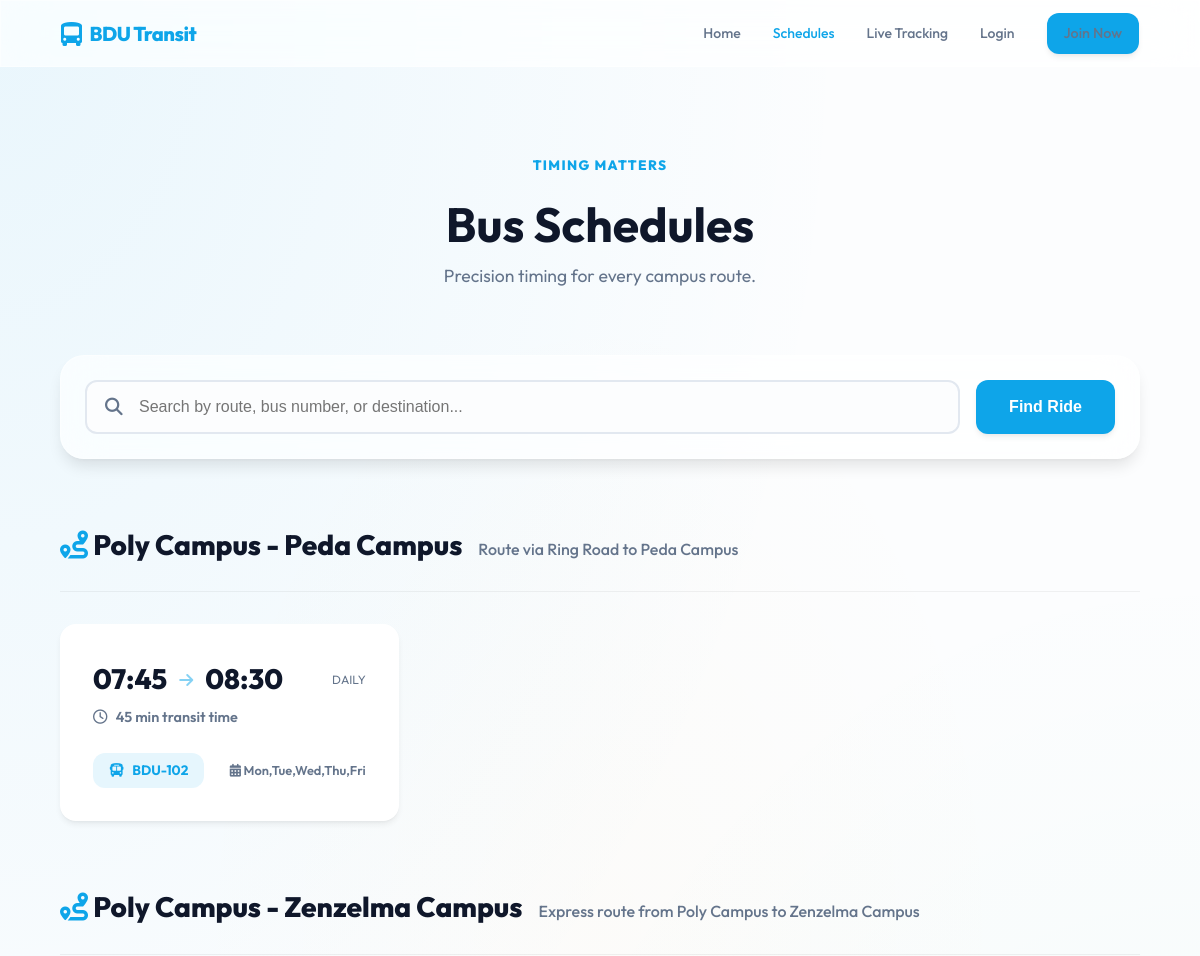
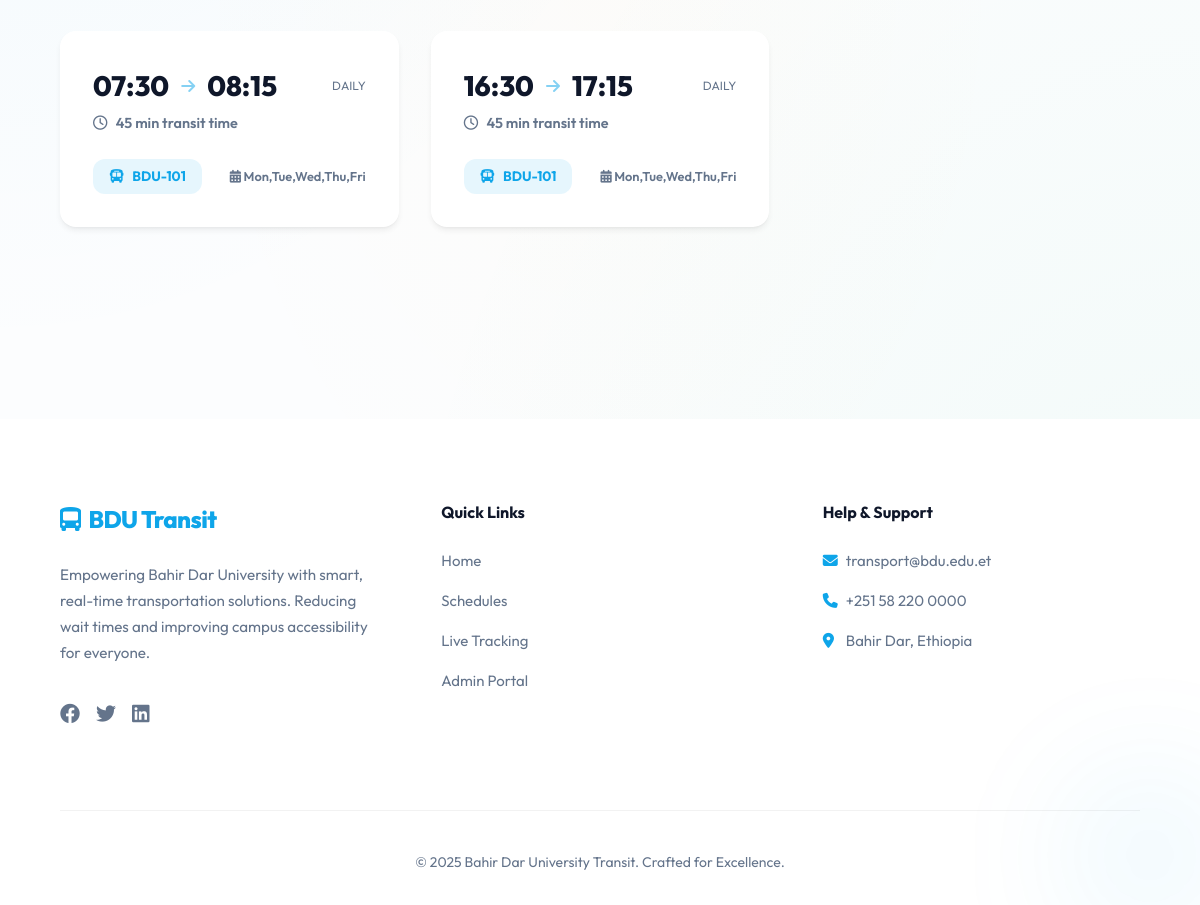
Page /schedules.php on the committed database (2 pictures, top to bottom).
### tables this page shows
CREATE TABLE `schedules` (
  `schedule_id` int(11) NOT NULL AUTO_INCREMENT,
  `bus_id` int(11) NOT NULL,
  `route_id` int(11) NOT NULL,
  `direction` enum('outbound','inbound') DEFAULT 'outbound',
  `departure_time` time NOT NULL,
  `arrival_time` time DEFAULT NULL,  
  `operating_days` varchar(50) DEFAULT 'Mon,Tue,Wed,Thu,Fri',  
  PRIMARY KEY (`schedule_id`),
  FOREIGN KEY (`bus_id`) REFERENCES `buses` (`bus_id`) ON DELETE CASCADE,
  FOREIGN KEY (`route_id`) REFERENCES `routes` (`route_id`) ON DELETE CASCADE
);

CREATE TABLE `buses` (
  `bus_id` int(11) NOT NULL AUTO_INCREMENT,
  `bus_number` varchar(20) NOT NULL,  
  `driver_name` varchar(100) DEFAULT NULL,
  `driver_contact` varchar(20) DEFAULT NULL,
  `capacity` int(11) DEFAULT 50,
  `status` enum('active','maintenance','inactive') DEFAULT 'active',
  PRIMARY KEY (`bus_id`),
  UNIQUE KEY `bus_number` (`bus_number`)
);

### schedules.php (the view, shortened to what this page needs)
<?php
require_once 'includes/header.php';
try {
    $sql = "SELECT s.*, b.bus_number, r.route_name, r.description as route_desc
            FROM schedules s
            JOIN buses b ON s.bus_id = b.bus_id
            JOIN routes r ON s.route_id = r.route_id
            ORDER BY r.route_name, s.departure_time";
    $stmt = $pdo->query($sql);
    $all_schedules = $stmt->fetchAll();
    $grouped_schedules = [];
    foreach ($all_schedules as $row) {
        $grouped_schedules[$row['route_name']]['desc'] = $row['route_desc'];
        $grouped_schedules[$row['route_name']]['trips'][] = $row;
    }
} catch (PDOException $e) {
    $error = "Error fetching schedules: " . $e->getMessage();
}
?>
    <div class="container" style="margin-top: 120px; min-height: 80vh;">
        <header style="text-align: center; margin-bottom: 4rem;">
            <span style="color: var(--primary-color); font-weight: 800; text-transform: uppercase; font-size: 0.85rem; letter-spacing: 0.1em;">Timing Matters</span>
            <h1 style="font-size: 3rem; font-family: 'Outfit'; margin-top: 0.5rem;">Bus Schedules</h1>
            <p style="color: var(--text-muted); font-size: 1.1rem;">Precision timing for every campus route.</p>
        </header>
        <div class="search-container glass" style="margin-bottom: 4rem; padding: 1.5rem; border-radius: var(--radius-xl); display: flex; gap: 1rem; box-shadow: var(--shadow-lg);">
            <div style="position: relative; flex: 1;">
                <i class="fas fa-search" style="position: absolute; left: 1.25rem; top: 50%; transform: translateY(-50%); color: var(--text-muted); font-size: 1.1rem;"></i>
                <input type="text" id="scheduleSearch" placeholder="Search by route, bus number, or destination..."
                    style="width: 100%; padding: 1rem 1.25rem 1rem 3.25rem; border-radius: var(--radius-md); border: 2px solid #e2e8f0; background: var(--bg-main); color: var(--text-main); font-size: 1rem; transition: var(--transition);">
            </div>
            <button class="btn btn-primary" style="padding: 0 2rem; font-size: 1rem;" onclick="filterSchedules()">Find Ride</button>
        </div>
        <?php foreach ($grouped_schedules as $route_name => $data): ?>
            <div class="route-section">
                <div style="display: flex; align-items: baseline; gap: 1rem; margin-bottom: 2rem; border-bottom: 1px solid rgba(0,0,0,0.05); padding-bottom: 1.5rem;">
                    <h2 style="font-size: 1.75rem; font-weight: 800; font-family: 'Outfit'; color: var(--text-main);">
                        <i class="fas fa-route" style="color: var(--primary-color);"></i> <?php echo htmlspecialchars($route_name); ?>
                    </h2>
                    <p style="color: var(--text-muted); font-weight: 500; font-size: 1rem;"><?php echo htmlspecialchars($data['desc']); ?></p>
                </div>
                <div class="schedule-grid">
                    <?php foreach ($data['trips'] as $trip): ?>
                        <div class="trip-card">
                            <div class="time-display">
                                <?php echo date('H:i', strtotime($trip['departure_time'])); ?>
                                <i class="fas fa-arrow-right" style="font-size: 1rem; color: var(--primary-color); opacity: 0.5;"></i>
                                <?php echo $trip['arrival_time'] ? date('H:i', strtotime($trip['arrival_time'])) : '--:--'; ?>
                                <span style="font-size: 0.75rem; color: var(--text-muted); font-weight: 400; margin-left: auto;">DAILY</span>
                            </div>
                            <div class="duration">
                                <i class="far fa-clock"></i> &nbsp;
                                <?php
                                if ($trip['arrival_time']) {
                                    $start = new DateTime($trip['departure_time']);
                                    $end = new DateTime($trip['arrival_time']);
                                    echo $start->diff($end)->format('%i min') . " transit time";
                                } else {
                                    echo "Estimated arrival";
                                }
                                ?>
                            </div>
                            <div style="display: flex; align-items: center; justify-content: space-between;">
                                <div class="bus-badge">
                                    <i class="fas fa-bus"></i> <?php echo htmlspecialchars($trip['bus_number']); ?>
                                </div>
                                <div style="margin-top: 1.5rem; font-size: 0.8rem; color: var(--text-muted); font-weight: 600;">
                                    <i class="fas fa-calendar-alt"></i> <?php echo htmlspecialchars($trip['operating_days']); ?>
                                </div>
                            </div>
                        </div>
                    <?php endforeach; ?>
                </div>
            </div>
        <?php endforeach; ?>
    </div>
<?php require_once 'includes/footer.php'; ?>

### includes/header.php (shortened to what this page needs)
<?php
$current_page = basename($_SERVER['PHP_SELF']);
?>
<!DOCTYPE html>
<html lang="en">
<head>
    <link rel="stylesheet" href="https://cdnjs.cloudflare.com/ajax/libs/font-awesome/6.4.0/css/all.min.css">
    <link rel="stylesheet" href="assets/css/style.css">
</head>
<body>
    <nav class="navbar glass">
        <a href="index.php" class="logo">
            <i class="fas fa-bus-alt"></i> BDU Transit
        </a>
        <div class="nav-links">
            <a href="index.php" class="<?php echo $current_page == 'index.php' ? 'active' : ''; ?>">Home</a>
            <a href="schedules.php" class="<?php echo $current_page == 'schedules.php' ? 'active' : ''; ?>">Schedules</a>
            <a href="tracking.php" class="<?php echo $current_page == 'tracking.php' ? 'active' : ''; ?>">Live Tracking</a>
            <?php if (isset($_SESSION['user_id'])): ?>
                <div class="user-menu" style="display: flex; align-items: center; gap: 1rem; margin-left: 1rem;">
                    <span style="font-size: 0.85rem; color: var(--text-muted);">
                        <i class="fas fa-user-circle"></i> <?php echo htmlspecialchars($_SESSION['username']); ?>
                    </span>
                    <?php if ($_SESSION['role'] === 'admin'): ?>
                        <a href="admin/dashboard.php" class="btn btn-outline" style="padding: 0.4rem 0.8rem; font-size: 0.8rem;">
                            <i class="fas fa-cog"></i> Admin
                        </a>
                    <?php endif; ?>
                    <a href="logout.php" class="btn btn-primary" style="padding: 0.4rem 1rem; font-size: 0.8rem; background: var(--danger-color);">
                        Logout
                    </a>
                </div>
            <?php else: ?>
                <a href="login.php" class="<?php echo $current_page == 'login.php' ? 'active' : ''; ?>">Login</a>
                <a href="register.php" class="btn btn-primary" style="padding: 0.5rem 1rem; font-size: 0.9rem;">
                </a>
            <?php endif; ?>
        </div>
    </nav>

### includes/footer.php (shortened to what this page needs)
    <footer style="margin-top: 6rem; padding: 5rem 5% 2rem; background: var(--bg-card); border-top: var(--glass-border); position: relative; overflow: hidden;">
        <div style="position: absolute; bottom: -50px; right: -50px; width: 200px; height: 200px; background: var(--primary-light); border-radius: 50%; filter: blur(60px); opacity: 0.5; z-index: 0;"></div>
        <div class="container" style="display: grid; grid-template-columns: repeat(auto-fit, minmax(250px, 1fr)); gap: 4rem; padding: 0; position: relative; z-index: 1;">
            <div>
                <a href="index.php" class="logo" style="margin-bottom: 1.5rem; font-size: 1.5rem;">
                    <i class="fas fa-bus-alt"></i> BDU Transit
                </a>
                <p style="color: var(--text-muted); font-size: 0.95rem; line-height: 1.7;">
                    Empowering Bahir Dar University with smart, real-time transportation solutions. Reducing wait times and improving campus accessibility for everyone.
                </p>
                <div style="display: flex; gap: 1rem; margin-top: 2rem;">
                    <a href="#" style="color: var(--text-muted); font-size: 1.25rem;"><i class="fab fa-facebook"></i></a>
                    <a href="#" style="color: var(--text-muted); font-size: 1.25rem;"><i class="fab fa-twitter"></i></a>
                    <a href="#" style="color: var(--text-muted); font-size: 1.25rem;"><i class="fab fa-linkedin"></i></a>
                </div>
            </div>
            <div>
                <h4 style="margin-bottom: 1.5rem; font-weight: 700; color: var(--text-main);">Quick Links</h4>
                <div style="display: flex; flex-direction: column; gap: 1rem;">
                    <a href="index.php" style="color: var(--text-muted); text-decoration: none; font-size: 0.9375rem; transition: var(--transition);">Home</a>
                    <a href="schedules.php" style="color: var(--text-muted); text-decoration: none; font-size: 0.9375rem; transition: var(--transition);">Schedules</a>
                    <a href="tracking.php" style="color: var(--text-muted); text-decoration: none; font-size: 0.9375rem; transition: var(--transition);">Live Tracking</a>
                    <a href="admin/login.php" style="color: var(--text-muted); text-decoration: none; font-size: 0.9375rem; transition: var(--transition);">Admin Portal</a>
                </div>
            </div>
            <div>
                <h4 style="margin-bottom: 1.5rem; font-weight: 700; color: var(--text-main);">Help & Support</h4>
                <div style="display: flex; flex-direction: column; gap: 1rem; color: var(--text-muted); font-size: 0.9375rem;">
                    <span><i class="fas fa-envelope" style="width: 20px; color: var(--primary-color);"></i> transport@bdu.edu.et</span>
                    <span><i class="fas fa-phone" style="width: 20px; color: var(--primary-color);"></i> +251 58 220 0000</span>
                    <span><i class="fas fa-map-marker-alt" style="width: 20px; color: var(--primary-color);"></i> Bahir Dar, Ethiopia</span>
                </div>
            </div>
        </div>
        <div style="margin-top: 5rem; padding-top: 2.5rem; border-top: 1px solid rgba(0,0,0,0.05); text-align: center; color: var(--text-muted); font-size: 0.875rem;">
            &copy; <?php echo date('Y'); ?> Bahir Dar University Transit. Crafted for Excellence.
        </div>
    </footer>
</body>
</html>

### assets/css/style.css (style rules this page uses)
:root { --primary-color: #0ea5e9; --primary-hover: #0284c7; --primary-dark: #075985; --primary-light: rgba(14, 165, 233, 0.1); --secondary-color: #10b981; --accent-color: #f59e0b; --danger-color: #ef4444; --success-color: #10b981; --warning-color: #f59e0b; --bg-main: #fcfdfe; --bg-card: #ffffff; --text-main: #0f172a; --text-muted: #64748b; --text-light: #f1f5f9; --shadow-sm: 0 1px 2px 0 rgb(0 0 0 / 0.05); --shadow-md: 0 4px 6px -1px rgb(0 0 0 / 0.07), 0 2px 4px -2px rgb(0 0 0 / 0.06); --shadow-lg: 0 10px 15px -3px rgb(0 0 0 / 0.1), 0 4px 6px -4px rgb(0 0 0 / 0.05); --shadow-xl: 0 25px 50px -12px rgba(0, 0, 0, 0.15); --shadow-primary: 0 10px 15px -3px rgba(14, 165, 233, 0.3); --radius-sm: 0.5rem; --radius-md: 0.75rem; --radius-lg: 1rem; --radius-xl: 1.5rem; --transition: all 0.4s cubic-bezier(0.16, 1, 0.3, 1); --glass-bg: rgba(255, 255, 255, 0.7); --glass-border: 1px solid rgba(255, 255, 255, 0.4); }
* { margin: 0; padding: 0; box-sizing: border-box; }
body { font-family: "Outfit", "Inter", system-ui, -apple-system, sans-serif; background-color: var(--bg-main); color: var(--text-main); line-height: 1.6; overflow-x: hidden; background-image: radial-gradient( at 0% 0%, rgba(14, 165, 233, 0.08) 0px, transparent 50% ), radial-gradient(at 100% 100%, rgba(16, 185, 129, 0.05) 0px, transparent 50%), radial-gradient(at 50% 50%, rgba(245, 158, 11, 0.02) 0px, transparent 50%); background-attachment: fixed; }
.glass { background: var(--glass-bg); backdrop-filter: blur(20px) saturate(180%); -webkit-backdrop-filter: blur(20px) saturate(180%); border: var(--glass-border); }
.btn { display: inline-flex; align-items: center; justify-content: center; padding: 0.625rem 1.25rem; border-radius: var(--radius-md); font-weight: 600; font-size: 0.875rem; transition: var(--transition); cursor: pointer; border: 1px solid transparent; gap: 0.5rem; text-decoration: none; }
.btn-primary { background-color: var(--primary-color); color: white; box-shadow: var(--shadow-md); }
.navbar { position: fixed; top: 0; left: 0; right: 0; padding: 0.75rem 5%; display: flex; justify-content: space-between; align-items: center; z-index: 1000; transition: var(--transition); border-bottom: var(--glass-border); }
.logo { display: flex; align-items: center; gap: 0.5rem; font-size: 1.25rem; font-weight: 800; color: var(--primary-color); text-decoration: none; letter-spacing: -0.025em; }
.logo i { font-size: 1.5rem; }
.nav-links { display: flex; align-items: center; gap: 2rem; }
.nav-links a { color: var(--text-muted); text-decoration: none; font-weight: 500; font-size: 0.875rem; transition: var(--transition); }
.nav-links a:hover, .nav-links a.active { color: var(--primary-color); }
.container { max-width: 1200px; margin: 0 auto; padding: 2rem 5%; }

### schedules.php (style rules this page uses)
.route-section { margin-bottom: 4rem; }
.schedule-grid { display: grid; grid-template-columns: repeat(auto-fill, minmax(320px, 1fr)); gap: 2rem; margin-top: 1.5rem; }
.trip-card { background: var(--bg-card); padding: 2rem; border-radius: var(--radius-lg); border: var(--glass-border); position: relative; overflow: hidden; transition: var(--transition); box-shadow: var(--shadow-md); }
.time-display { font-size: 1.75rem; font-weight: 800; color: var(--text-main); display: flex; align-items: center; gap: 0.75rem; font-family: 'Outfit'; }
.duration { font-size: 0.9rem; color: var(--text-muted); font-weight: 600; margin-top: 0.25rem; }
.bus-badge { display: inline-flex; align-items: center; gap: 0.5rem; background: var(--primary-light); color: var(--primary-color); padding: 0.4rem 1rem; border-radius: var(--radius-md); font-size: 0.85rem; font-weight: 700; margin-top: 1.5rem; }

### rows in the picture
schedules: departure_time "07:45", arrival_time "08:30", $start->diff($end)->format('%i min') "45 min", bus.bus_number "BDU-102", operating_days "Mon,Tue,Wed,Thu,Fri"
schedules: departure_time "07:30", arrival_time "08:15", $start->diff($end)->format('%i min') "45 min", bus.bus_number "BDU-101", operating_days "Mon,Tue,Wed,Thu,Fri"
schedules: departure_time "16:30", arrival_time "17:15", $start->diff($end)->format('%i min') "45 min", bus.bus_number "BDU-101", operating_days "Mon,Tue,Wed,Thu,Fri"

### other values in the picture
$route_name "Poly Campus - Peda Campus"
$data['desc'] "Route via Ring Road to Peda Campus"
$route_name "Poly Campus - Zenzelma Campus"
$data['desc'] "Express route from Poly Campus to Zenzelma Campus"
